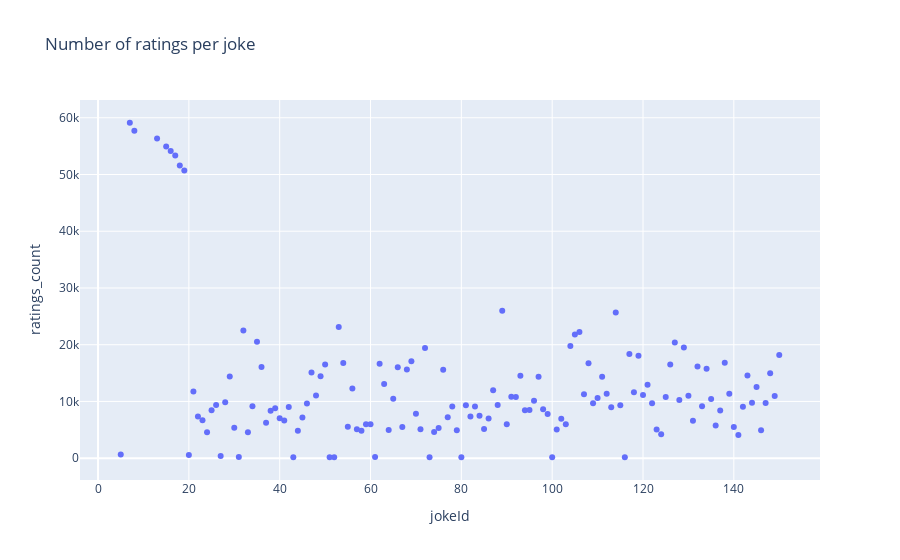

The code cell stored with this chart in its notebook:
### Code cell
count_joke_ratings_df = ratings_df[['userId', 'jokeId']].groupby(['jokeId']).count().reset_index()
count_joke_ratings_df.columns = ['jokeId', 'ratings_count']
display(count_joke_ratings_df)
fig = px.scatter(count_joke_ratings_df, x='jokeId', y='ratings_count', title='Number of ratings per joke')
fig.show()

### Figure 1 — Plotly figure (JSON) as saved in the notebook; plotly's stock layout.template omitted (floating-point values rounded to 4 significant figures; data arrays with more than 128 entries replaced by an {"elided": "..."} marker saying what was removed)
{"data": [{"hovertemplate": "jokeId=%{x}<br>ratings_count=%{y}<extra></extra>", "legendgroup": "", "marker": {"color": "#636efa", "symbol": "circle"}, "mode": "markers", "name": "", "orientation": "v", "showlegend": false, "type": "scatter", "x": {"elided": "140 int values"}, "xaxis": "x", "y": {"elided": "140 int values"}, "yaxis": "y"}], "layout": {"autosize": true, "legend": {"tracegroupgap": 0}, "title": {"text": "Number of ratings per joke"}, "xaxis": {"anchor": "y", "autorange": true, "domain": [0, 1], "range": [-3.814, 158.8], "title": {"text": "jokeId"}, "type": "linear"}, "yaxis": {"anchor": "x", "autorange": true, "domain": [0, 1], "range": [-4699.0, 63990.0], "title": {"text": "ratings_count"}, "type": "linear"}}}
